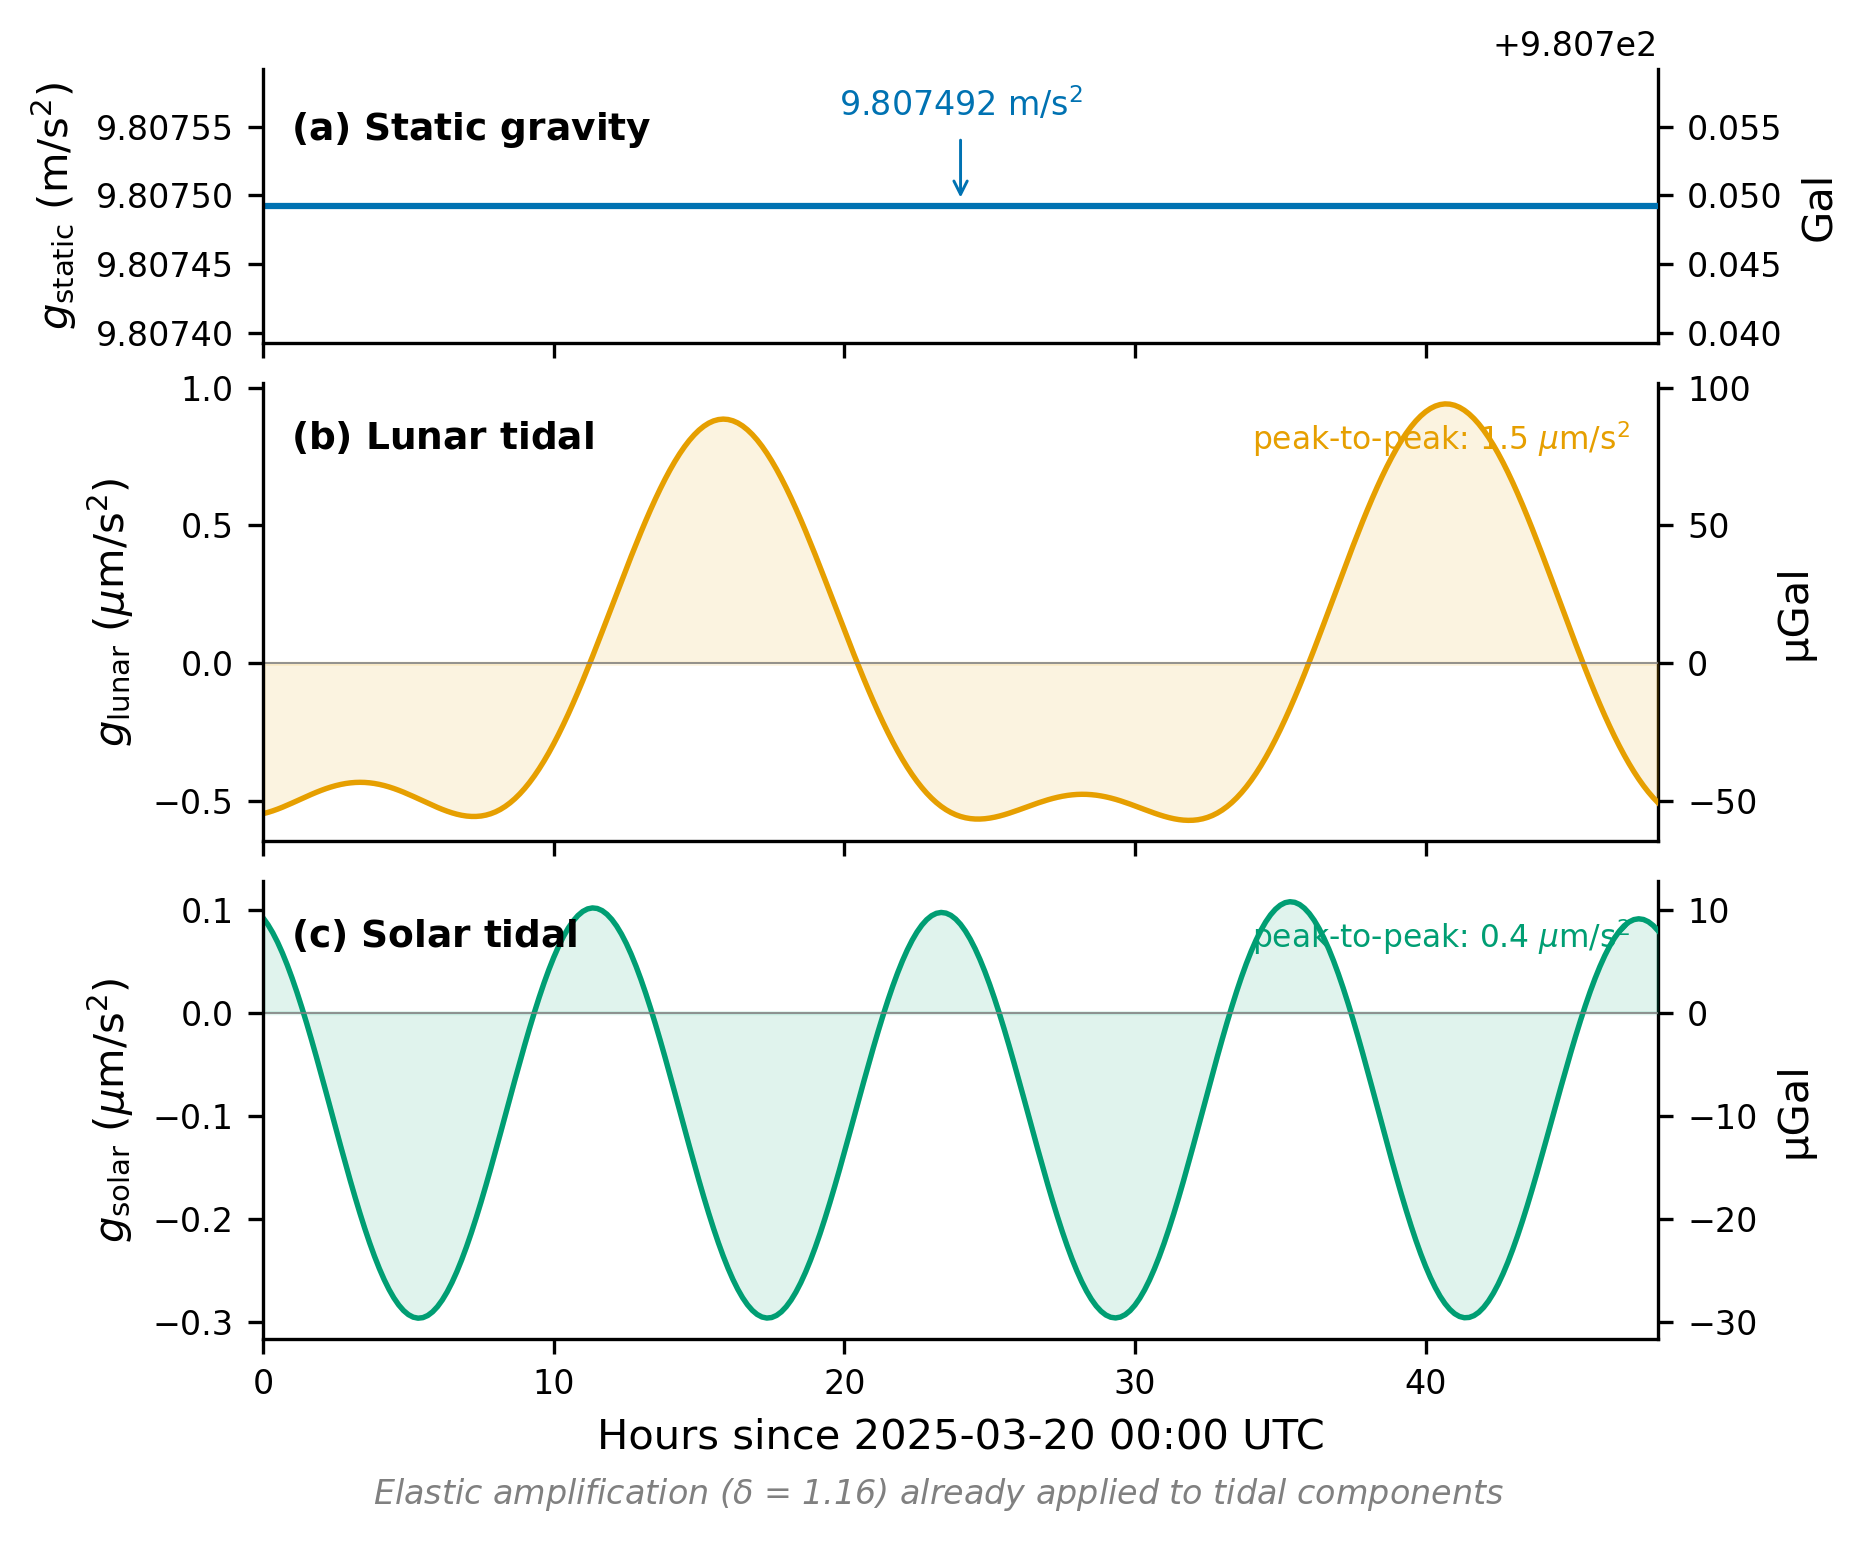

Generate this figure with Python:
#!/usr/bin/env python3
"""Figure 12: Anatomy of g(t).

Three stacked panels showing how the model components combine:
(a) Static gravity -- a horizontal line at the normal-gravity value.
(b) Lunar tidal contribution in um/s^2.
(c) Solar tidal contribution in um/s^2.
"""

import sys
sys.path.insert(0, "/home/xeal/dev/pytheas/doc/figures")
sys.path.insert(0, "/home/xeal/dev/pytheas")

import numpy as np
import matplotlib.pyplot as plt
from datetime import datetime, timedelta

import pytheas
from pytheas import compute_timeseries
from style import apply_style, COLORS, add_dual_axis

apply_style()

# ---- Parameters ----
lat, lon, alt = 48.14, 11.58, 500.0
start = datetime(2025, 3, 20, 0, 0, 0)
end = start + timedelta(hours=48)

ts = compute_timeseries(start, end, lat, lon, alt, interval_minutes=10)
hours = np.array([(t - start).total_seconds() / 3600.0 for t in ts["times"]])

g_static_val = ts["g_static"][0]  # constant
g_moon = ts["g_tidal_moon"]
g_sun = ts["g_tidal_sun"]

scale = 1e6  # m/s^2 -> um/s^2

# ---- Create figure ----
fig, (ax_a, ax_b, ax_c) = plt.subplots(
    3, 1, sharex=True, figsize=(6, 5.5),
    gridspec_kw={"height_ratios": [0.6, 1, 1], "hspace": 0.10},
)

# --- Panel (a): Static gravity ---
ax_a.axhline(g_static_val, color=COLORS["navy"], linewidth=1.5)
ax_a.set_ylabel(r"$g_{\mathrm{static}}$ (m/s$^2$)")
ax_a.set_ylim(g_static_val - 0.0001, g_static_val + 0.0001)
ax_a.yaxis.set_major_formatter(plt.FormatStrFormatter("%.5f"))
ax_a.text(0.02, 0.85, r"$\mathbf{(a)}$ Static gravity", transform=ax_a.transAxes,
          fontsize=9, fontweight="bold", va="top")
ax_a.annotate(
    f"{g_static_val:.6f} m/s$^2$",
    xy=(24, g_static_val), xytext=(24, g_static_val + 0.00006),
    fontsize=8, ha="center", va="bottom", color=COLORS["navy"],
    arrowprops=dict(arrowstyle="->", color=COLORS["navy"], lw=0.7),
)

# --- Panel (b): Lunar tidal ---
ax_b.plot(hours, g_moon * scale, color=COLORS["orange"], linewidth=1.3)
ax_b.fill_between(hours, 0, g_moon * scale, color=COLORS["orange"], alpha=0.12)
ax_b.axhline(0, color="grey", linewidth=0.4)
ax_b.set_ylabel(r"$g_{\mathrm{lunar}}$ ($\mu$m/s$^2$)")
ax_b.text(0.02, 0.92, r"$\mathbf{(b)}$ Lunar tidal", transform=ax_b.transAxes,
          fontsize=9, fontweight="bold", va="top")

# Annotate peak-to-peak amplitude
pp_moon = (np.max(g_moon) - np.min(g_moon)) * scale
ax_b.text(0.98, 0.92, f"peak-to-peak: {pp_moon:.1f} $\\mu$m/s$^2$",
          transform=ax_b.transAxes, fontsize=7.5, ha="right", va="top",
          color=COLORS["orange"])

# --- Panel (c): Solar tidal ---
ax_c.plot(hours, g_sun * scale, color=COLORS["green"], linewidth=1.3)
ax_c.fill_between(hours, 0, g_sun * scale, color=COLORS["green"], alpha=0.12)
ax_c.axhline(0, color="grey", linewidth=0.4)
ax_c.set_ylabel(r"$g_{\mathrm{solar}}$ ($\mu$m/s$^2$)")
ax_c.set_xlabel("Hours since 2025-03-20 00:00 UTC")
ax_c.text(0.02, 0.92, r"$\mathbf{(c)}$ Solar tidal", transform=ax_c.transAxes,
          fontsize=9, fontweight="bold", va="top")

# Annotate peak-to-peak amplitude
pp_sun = (np.max(g_sun) - np.min(g_sun)) * scale
ax_c.text(0.98, 0.92, f"peak-to-peak: {pp_sun:.1f} $\\mu$m/s$^2$",
          transform=ax_c.transAxes, fontsize=7.5, ha="right", va="top",
          color=COLORS["green"])

ax_c.set_xlim(0, 48)

add_dual_axis(ax_a, 'm/s²')
add_dual_axis(ax_b, 'µm/s²')
add_dual_axis(ax_c, 'µm/s²')

# --- Bottom annotation ---
fig.text(0.5, 0.01,
         r"Elastic amplification ($\delta$ = 1.16) already applied to tidal components",
         ha="center", fontsize=8, style="italic", color="grey")

fig.savefig("/home/xeal/dev/pytheas/doc/figures/fig12_anatomy.png")
plt.close(fig)
print("Saved fig12_anatomy.png")
print(f"g_static = {g_static_val:.6f} m/s^2")
print(f"Lunar peak-to-peak: {pp_moon:.2f} um/s^2")
print(f"Solar peak-to-peak: {pp_sun:.2f} um/s^2")
